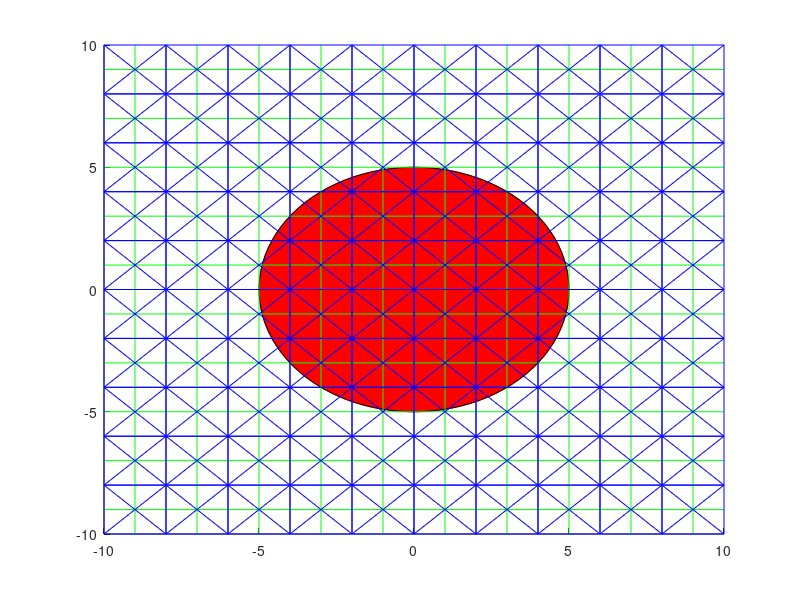

This figure's MATLAB source:
clc;
clear;

colors = {'b','r','g','y','k'};

hold on;


r = 5;
xc = 0;
yc = 0;

theta = linspace(0,2*pi);
%theta = 0:0.1:2*pi;
x_t = r*cos(theta) + xc;
y_t = r*sin(theta) + yc;

X=x_t;
Y=y_t;

plot(X,Y,'Color',colors{2}) %rasm 

%fill(X,Y,[1 1 1])

%patch(X,Y);

patch(X,Y,'red')

for p=-10:2:8
    for q=-10:2:8

x=1+p;
y=1+q;

y_max=2+q;
x_max=2+p;

y_min=0+q;
x_min=0+p;

plot([x x],[y_min y_max],'Color',colors{3})        % mehvar tagharon amoodi moraba
plot([x_min x_max],[y y],'Color',colors{3})        % mehvar tagharon ofoghiii moraba
plot([x_min x_min],[y_min y_max],'Color',colors{1}) %yal samt chap moraba
plot([x_max x_max],[y_min y_max],'Color',colors{1}) %yal samt rast moraba
plot([x_min x_max],[y_max y_max],'Color',colors{1}) %yal balaii moraba
plot([x_min x_max],[y_min y_min],'Color',colors{1}) %yal paaiinii moraba
plot([x_min x_max],[y_min y_max],'Color',colors{1}) %ghoter min be max
plot([x_min x_max],[y_max y_min],'Color',colors{1}) %ghoter min be max

% 
% fill(x,y,[1 1 1])
% 
% %patch(X,Y);
% 
% patch(x,y,'red')


    end
end

%patch(-x_t',-y_t','-b')


% figure
% fill(X,Y,[1 1 1])
% 

%
% X_C=imcomplement(-X);
% Y_C=imcomplement(-Y);
%colormap();
%pcolor(X)


%fill(X,Y)

